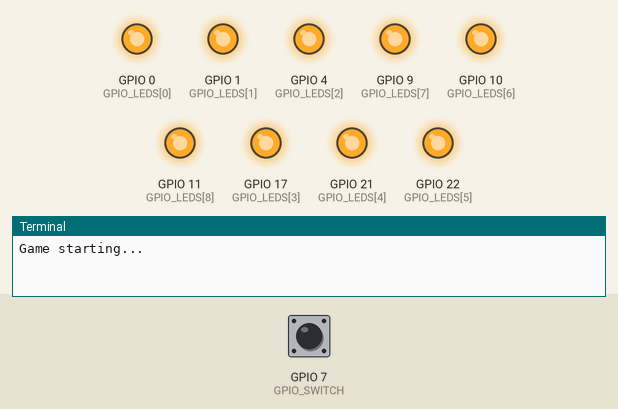
A program run on a simulated Raspberry Pi (BCM pin numbers). Parts: output pins drawn as LEDs (lit = HIGH), the last lines printed to the terminal. The test bench sets the inputs (shaded band); at power-on: GPIO 7 (GPIO_SWITCH) LOW. The clock reads 2024-03-15 10:24:30 at power-on unless the program sets it.

Above: at 1.2 s.
1.3 s: GPIO 7 (GPIO_SWITCH) pulled HIGH for 0.15 s
At 3.6 s:
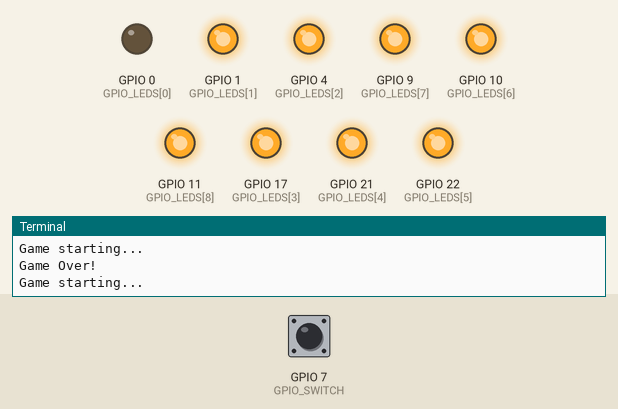
4.3 s: GPIO 7 (GPIO_SWITCH) pulled HIGH for 0.15 s
At 6.6 s:
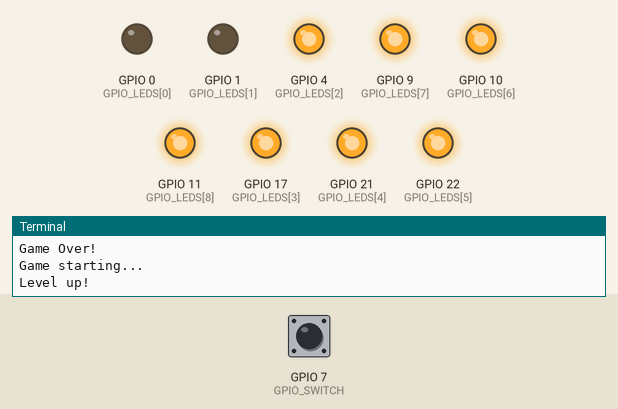
7.4 s: GPIO 7 (GPIO_SWITCH) pulled HIGH for 1 s
At 10.2 s:
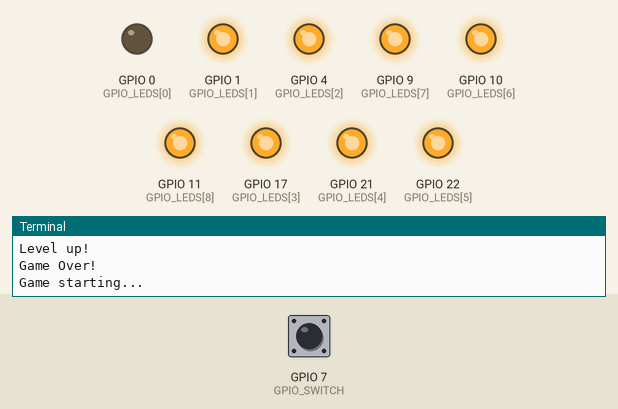
10.4 s: GPIO 7 (GPIO_SWITCH) pulled HIGH for 3.2 s
At 15.1 s:
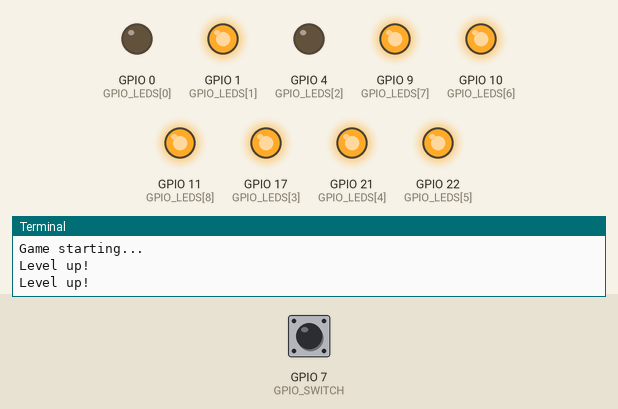
Timing chart, 0 to 17.6 s (numbered marks = the images above; inputs shaded):
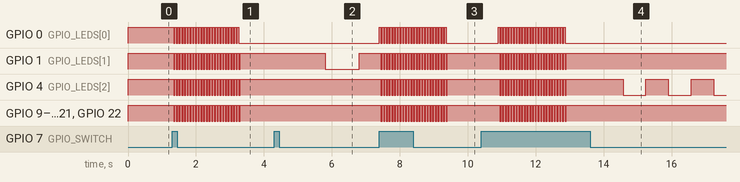

The program:

10-ladder.py
```python
# The Ladder Game
# (inspired by https://projects.drogon.net/raspberry-pi/gpio-examples/ladder-game/)

# Copyright (c) 2012 Pimoroni Ltd

# Permission is hereby granted, free of charge, to any person obtaining a copy
# of this software and associated documentation files (the "Software"), to
# deal in the Software without restriction, including without limitation the
# rights to use, copy, modify, merge, publish, distribute, sublicense, and/or
# sell copies of the Software, and to permit persons to whom the Software is
# furnished to do so, subject to the following conditions:

# The above copyright notice and this permission notice shall be included in
# all copies or substantial portions of the Software.

# THE SOFTWARE IS PROVIDED "AS IS", WITHOUT WARRANTY OF ANY KIND, EXPRESS OR
# IMPLIED, INCLUDING BUT NOT LIMITED TO THE WARRANTIES OF MERCHANTABILITY,
# FITNESS FOR A PARTICULAR PURPOSE AND NONINFRINGEMENT. IN NO EVENT SHALL THE
# AUTHORS OR COPYRIGHT HOLDERS BE LIABLE FOR ANY CLAIM, DAMAGES OR OTHER
# LIABILITY, WHETHER IN AN ACTION OF CONTRACT, TORT OR OTHERWISE, ARISING
# FROM, OUT OF OR IN CONNECTION WITH THE SOFTWARE OR THE USE OR OTHER DEALINGS
# IN THE SOFTWARE.

import time
import RPi.GPIO as GPIO

# setup constants for use late
LED_ON      = GPIO.LOW								# led "on" state
LED_OFF     = GPIO.HIGH								# led "off" state

GPIO_SWITCH = 7										# microswitch pin
GPIO_LEDS   = [ 0, 1, 4, 17, 21, 22, 10, 9, 11 ] 	# list of the GPIO pins connected to LEDs in display order

MAX_LEVEL 	= 9										# maximum game level

# runs the game
def run_game():
	level = 1 			# start of level 1
	start = time.time() # reset the clock
	current = LED_OFF	# initially the current level LED is off

	print "Game starting..."

	while True:	# loop forever to keep the game running

		if GPIO.input( GPIO_SWITCH ) == True: # was the switch pressed?

			# are we already on the last level? if so, win!
			if level == MAX_LEVEL:
				win() 												# show win animation
				reset_leds();										# turn off all the LEDs
				print "Game starting..."
				level = 1 											# reset to level 1
			else:
				# was button was pressed while LED was on?
				if current == LED_ON:
					print "Level up!"
					level = level + 1 								# go to next level!
					time.sleep( .5 )								# wait half a second
				else:
					lose()
					print "Game starting..."
					level = 1

	 	# time in seconds per flash based on current level
	 	# time ranges from 1 second to 0.22 seconds
	 	time_per_flash =  1.0  / ( level / 2.0 )

	 	# check if it's time to blink the current level LED
	 	if time.time() - start > time_per_flash:
	 	  	current = LED_ON if current == LED_OFF else LED_OFF	# toggle the current level LED value
	 		GPIO.output( GPIO_LEDS[ level - 1 ], current )		# update the LED
	 	 	start = time.time()									# reset the clock


# displays the winning animation
def win():
 	print "We have a winner!"

 	# turn off all the LEDs
 	reset_leds()

 	# do "knight rider" effect
 	for y in range( 0, 10 ):
 		# first light up each LED in squence
 		for gpio_idx in GPIO_LEDS[ 1:: ]:
 			GPIO.output( gpio_idx, LED_ON )
 			time.sleep( .05 )
 			GPIO.output( gpio_idx, LED_OFF )

 		# then do the same in reverse
 		for gpio_idx in GPIO_LEDS[ ::-1 ]:
 			GPIO.output( gpio_idx, LED_ON )
 			time.sleep( .05 )
 			GPIO.output( gpio_idx, LED_OFF )

 	# turn off all the LEDs
 	reset_leds()


# displays the losing animation
def lose():
 	print "Game Over!"

	# flash all LEDs on and off
 	for x in range( 0, 25 ):
 		reset_leds()

 		time.sleep( .04 )

 		for gpio_idx in GPIO_LEDS:
 			GPIO.output( gpio_idx, LED_ON )

 		time.sleep( .04 )

 	# turn off all the LEDs
 	reset_leds()


# turns off all the LEDs
def reset_leds():
	# turn off all the LEDs
	for gpio_idx in GPIO_LEDS:
		GPIO.output( gpio_idx, LED_OFF )


# sets up the GPIO mode and pins
def setup_gpio():
	# allow us to refer to GPIO pins by assigned number (rather than by position)
	GPIO.setmode( GPIO.BCM )

	# setup the switch pin for input and to return "True" on a down pulse
	GPIO.setup( GPIO_SWITCH, GPIO.IN, pull_up_down=GPIO.PUD_DOWN )

	# set all of the LED GPIO pins to output mode
	for gpio_idx in GPIO_LEDS:
		GPIO.setup( gpio_idx, GPIO.OUT )


# let's go!
setup_gpio()
reset_leds()
run_game()
```

Measured:
- after the input at 1.3 s, GPIO 1 (GPIO_LEDS[1]), GPIO 4 (GPIO_LEDS[2]), GPIO 9 (GPIO_LEDS[7]), GPIO 10 (GPIO_LEDS[6]), GPIO 11 (GPIO_LEDS[8]), GPIO 17 (GPIO_LEDS[3]), GPIO 21 (GPIO_LEDS[4]), GPIO 22 (GPIO_LEDS[5]): alternates HIGH for 0.04 s and LOW for 0.04 s, 50 changes in all, then stays HIGH, starting at once
- after the input at 4.3 s, GPIO 0 (GPIO_LEDS[0]): stays LOW (without the input it goes to HIGH after 1.0 s); GPIO 1 (GPIO_LEDS[1]): HIGH → LOW after 1.5 s, → HIGH 1.0 s later
- after the input at 7.4 s, GPIO 0 (GPIO_LEDS[0]): alternates HIGH for 0.04 s and LOW for 0.04 s, 50 changes in all, then stays LOW, starting at once; GPIO 4 (GPIO_LEDS[2]): alternates HIGH for 0.04 s and LOW for 0.04 s, 50 changes in all, then stays HIGH, starting at once
- after the input at 10.4 s, GPIO 0 (GPIO_LEDS[0]): alternates HIGH for 0.04 s and LOW for 0.04 s, 50 changes in all, then stays LOW, starting after 0.50 s; GPIO 1 (GPIO_LEDS[1]): alternates HIGH for 0.04 s and LOW for 0.04 s, 50 changes in all, then stays HIGH, starting after 0.54 s
- by itself, GPIO 0 (GPIO_LEDS[0]): alternates HIGH for 0.04 s and LOW for 0.04 s, 49 changes in all, then stays LOW
